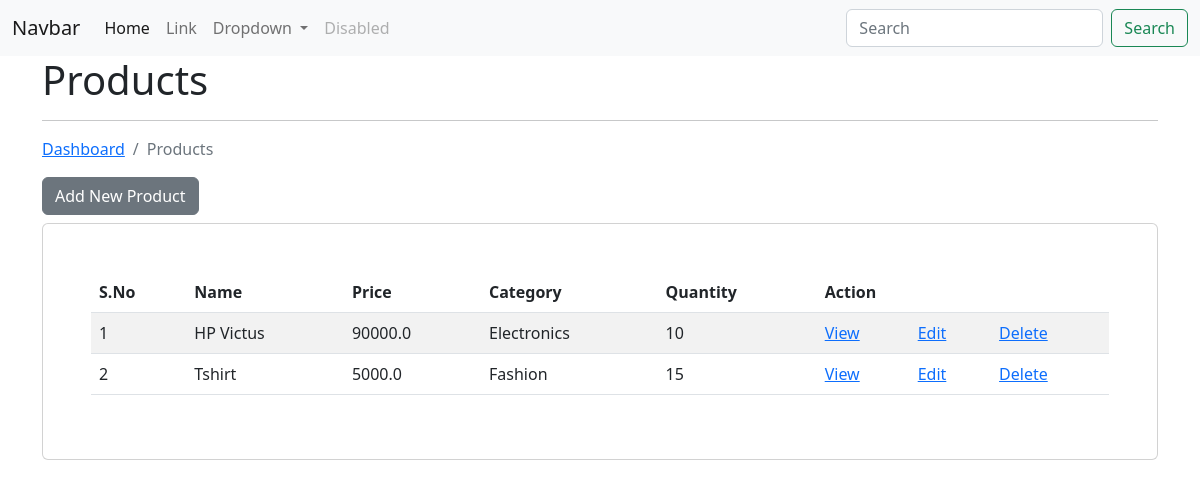
Page /ecom/products/ on the earlier database version.
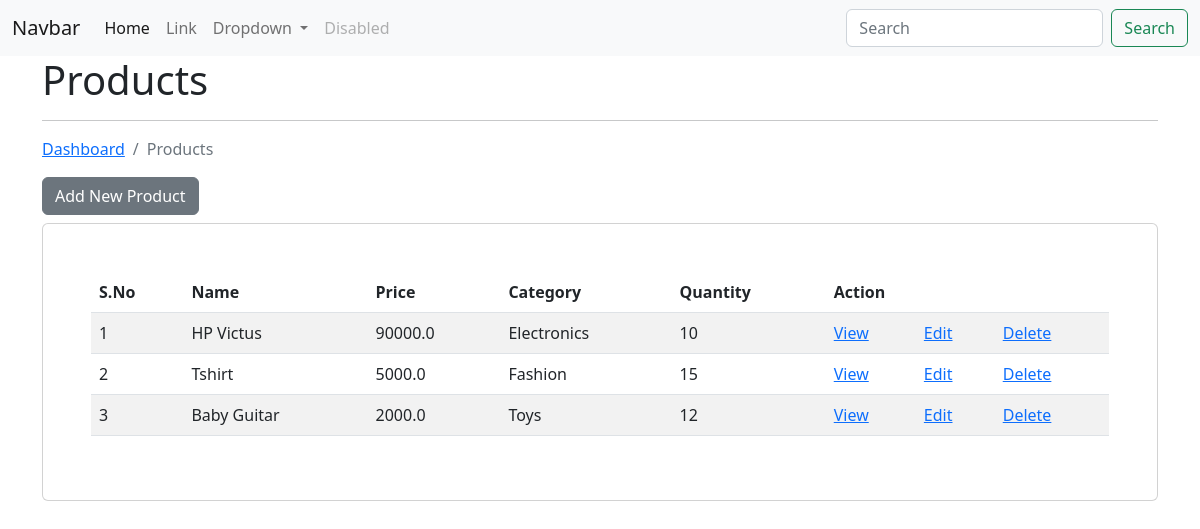
Same page on the later database version.
### app_ecom/models.py (models this page shows)
class Product(models.Model):
    title = models.CharField(max_length=200)
    desc = models.CharField(max_length=200)
    category = models.ForeignKey(Category, on_delete=models.CASCADE)
    price = models.FloatField()
    image = models.FileField(null=True, blank=True)
    quantity = models.IntegerField()
    discount = models.FloatField()
    cod = models.CharField(max_length=100)
    user = models.ForeignKey(User, on_delete=models.CASCADE)
    class Meta:
        db_table = 'app_products'

class Category(models.Model):
    category_name = models.CharField(max_length=200)
    def __str__(self):
        return self.category_name
    class Meta:
        db_table = 'app_categories'

### app_ecom/views.py (the view)
# urls.py: path('products/', views.product_index, name='list-product'),
def product_index(request):
    products = Product.objects.all()
    context = {"data": products}
    return render(request, 'products/product_index.html', context)

### templates/products/product_index.html (shortened to what this page needs)
{% extends "layouts/master.html" %}
{% block content %}
    <div class="container">
        <h1>Products</h1>
        <hr>
        <nav aria-label="breadcrumb">
            <ol class="breadcrumb">
              <li class="breadcrumb-item"><a href="{% url 'dashboard' %}">Dashboard</a></li>
              <li class="breadcrumb-item active">Products</li>
            </ol>
        </nav>
        <a href="{% url 'add-product' %}" class="btn btn-secondary mb-2">Add New Product</a>
        <div class="card p-5">
            <table class="table table-striped table-hover">
                <thead>
                    <tr>
                        <th>S.No</th>
                        <th>Name</th>
                        <th>Price</th>
                        <th>Category</th>
                        <th>Quantity</th>
                        <th colspan="3">Action</th>
                    </tr>
                </thead>
                <tbody>
                    {% for val in data %}
                    <tr>
                        <td>{{ forloop.counter }}</td>
                        <td>{{ val.title }}</td>
                        <td>{{ val.price }}</td>
                        <td>{{ val.category }}</td>
                        <td>{{ val.quantity }}</td>
                        <td><a href="{% url 'view-product' val.id %}">View</a></td>
                        <td><a href="{% url 'edit-product' val.id %}">Edit</a></td>
                        <td><a href="{% url 'delete-product' val.id %}">Delete</a></td>
                    </tr>
                    {% endfor %}
                </tbody>
            </table>
        </div>
    </div>
{% endblock content %}

Differences in the rows shown:
added Product: title "Baby Guitar", price "2000.0", category "Toys", quantity "12"
